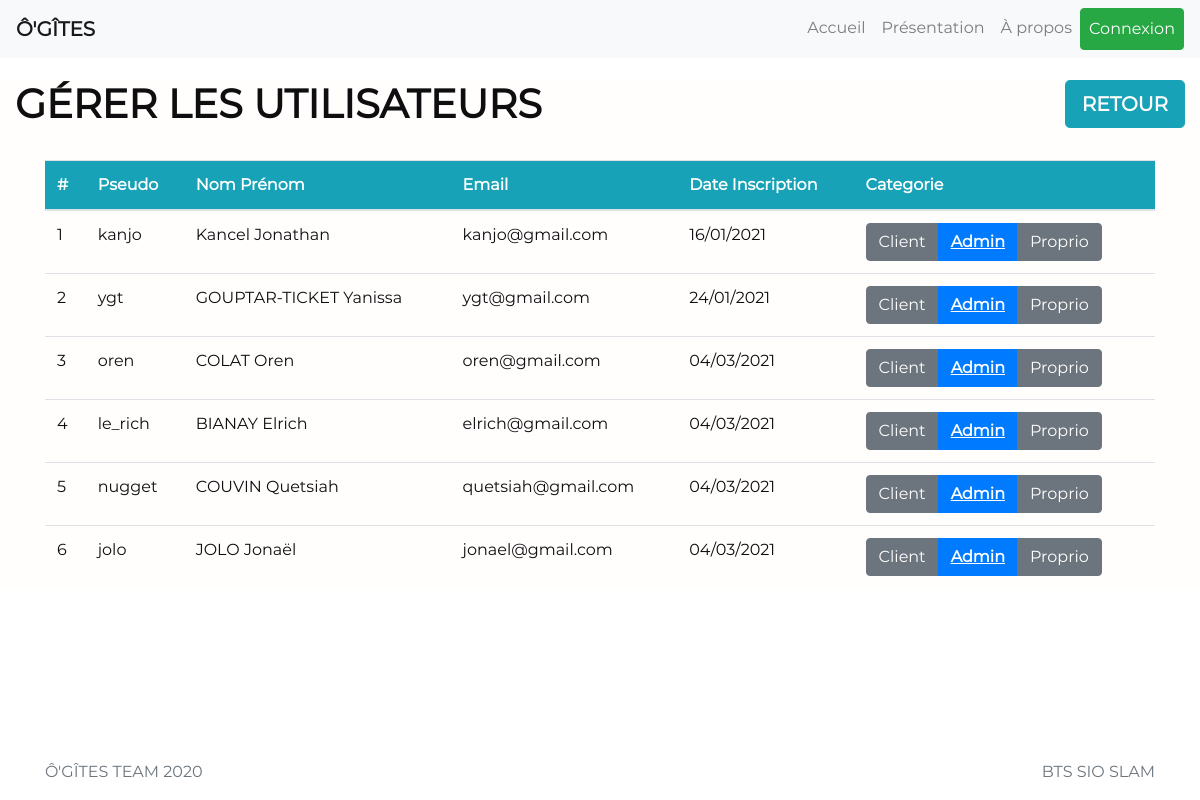
The page /admin/gerer_perm.php on the database as committed earlier.
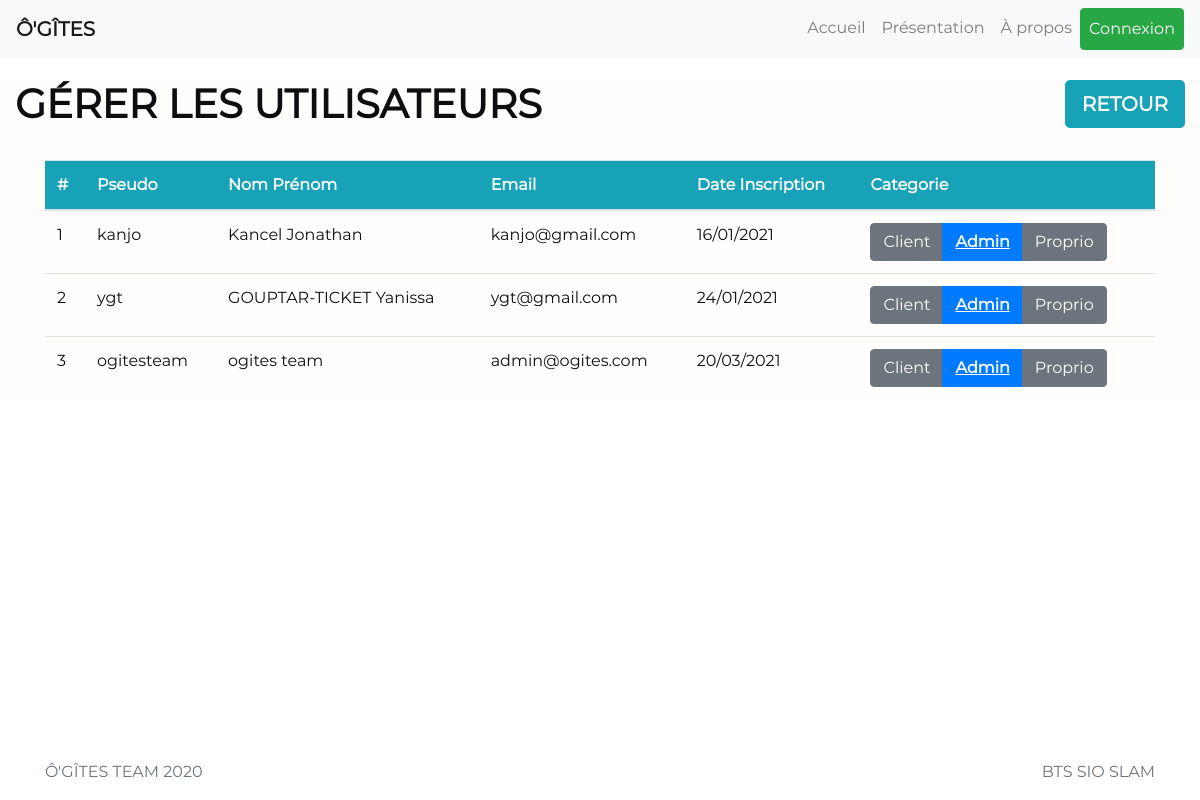
The same page on the database as committed later.
### tables this page shows
CREATE TABLE `users` (
  `id_users` int(11) NOT NULL,
  `pseudo` text NOT NULL,
  `nom` text NOT NULL,
  `prenom` text NOT NULL,
  `email` text NOT NULL,
  `tel` int(11) NOT NULL,
  `mdp` text NOT NULL,
  `date_inscription` date NOT NULL,
  `id_categorie` int(11) NOT NULL
);

### login-system/config.php (called while the page is built, shortened)
<?php
    function bd_connect() {
            try
        {
            $bdd = new PDO('mysql:host=localhost;dbname=ogites2;charset=utf8', 'root', '', array(PDO::ATTR_ERRMODE => PDO::ERRMODE_EXCEPTION));
            return $bdd;
        }
        catch(Exeption $e)
        {
            die('Erreur : ' . $e->getMessage());
        }
    }
    $pdo = bd_connect();
    ?>
    <?php
    function dateFR($date)
    {
      $date = explode('-', $date);
      $date = array_reverse($date);
      $date = implode('/', $date);
      return $date;
    }
    function toFetch($requete)
    {
        global $pdo;
        $Myresult = $pdo->query($requete);
        $Myresult->setFetchMode(PDO::FETCH_ASSOC);
        return $Myresult;
    }
    function toCount($requete)
    {
        $Myresult = toFetch($requete);
        $nb_result = $Myresult->rowCount();
        return $nb_result;
    }
?>

### admin/gerer_perm.php (the view, shortened to what this page needs)
<?php
    require_once 'head.php';
    require_once 'config_admin.php';
    header_admin(0);
?>
<main role="main" class="flex-shrink-0">
    <div class="container-fluid" id="index">
        <h1 style="float: left;"><strong>GÉRER LES UTILISATEURS</strong></h1>
        <a href="index.php" class="btn btn-info btn-lg" style="float: right;"><strong class="white">RETOUR</strong></a>
        <div class="container">
            <?php
            $SQLParam = "SELECT * FROM users ORDER BY date_inscription";
            $response = toFetch($SQLParam);
            $nb_users = toCount($SQLParam);
            if ($nb_users > 0)
            {
            ?>
            <br>
            <table class="table table-hover" style="width: 100%;">
                <thead>
                    <tr class="bg-info">
                        <th class="white">#</th>
                        <th class="white">Pseudo</th>
                        <th class="white">Nom Prénom</th>
                        <th class="white">Email</th>
                        <th class="white">Date Inscription</th>
                        <th class="white">Categorie</th>
                    </tr>
                </thead>
                <tbody>
                    <?php
                    $xc = 1;
                    while ($info_users = $response->fetch())
                    {
                    ?>
                    <tr>
                        <td><?php echo $xc; ?></td>
                        <td><?php echo $info_users["pseudo"] ?></td>
                        <td><?php echo $info_users["nom"] . " " . $info_users["prenom"]; ?></td>
                        <td><?php echo $info_users["email"] ?></td>
                        <td><?php echo datefr($info_users["date_inscription"]) ?></td>
                        <td>
                            <?php
                            $categorie = $info_users["id_categorie"];
                            $id_users = $info_users["id_users"];
                            switch ($categorie)
                            {
                                case 1:
                            ?>
                                <div class="btn-group btn-group-toggle" data-toggle="buttons">
                                    <label class="btn btn-secondary">
                                        <a href="set_client.php?id_users=<?php echo $id_users ?>">Client</a>
                                    </label>
                                    <label class="btn btn-primary" active>
                                        <span class="selected white">Admin</span>
                                    </label>
                                    <label class="btn btn-secondary">
                                        <a href="set_proprio.php?id_users=<?php echo $id_users ?>">Proprio</a>
                                    </label>
                                </div>
                            <?php
                                break;
                            ?>
                            <?php
                            }
                            ?>
                        </td>
                    </tr>
                    <?php
                        $xc++;
                    }
                    ?>
                </tbody>
            </table>
            <?php
            }
            else
            {
            ?>
            <h3 align="center">Aucun utilisateur dans la base de données.</h3>
            <?php
            }
            ?>
        </div>
    </div>
</main>
<?php
	require_once '../javascripts.php';
	require_once '../footer.php';
?>

### admin/head.php (shortened to what this page needs)
<!doctype html>
<html lang="fr" class="h-100">
<head>
    <link rel="stylesheet" href="admin_style.css">
    <link href="https://cdnjs.cloudflare.com/ajax/libs/bootstrap-datepicker/1.7.1/css/bootstrap-datepicker3.css" rel="stylesheet" id="bootstrap-css">
    <link href="../assets/bootstrap-4.2.1-dist/css/bootstrap.min.css" rel="stylesheet">
    <?php
    require_once '../login-system/config.php';
    ?>
    <link href="../css/custom.css" rel="stylesheet">
    <link href="../css/main.css" rel="stylesheet">
    <link href="../font-awesome-4.7.0/css/font-awesome.min.css" rel="stylesheet">
    <link rel="stylesheet" href="../scss/slideshow.scss" />
    <link rel="stylesheet" type="text/css" href="../assets/DataTables/datatables.min.css"/>
</head>
<body class="d-flex flex-column h-100">

### admin/config_admin.php (shortened to what this page needs)
<?php
function header_admin($onglet)
{
?>
    <header>
          <nav class="navbar navbar-expand-md navbar-light bg-light fixed-top">
            <strong><a class="navbar-brand" href="/ogites2/index.php">Ô'GÎTES</a></strong>
            <div class="collapse navbar-collapse" id="navbarsExampleDefault">
                  <ul class="navbar-nav ml-auto">
                    <?php
                    switch ($onglet)
                    {
                        case 0:
                            ?>
                            <li class="nav-item">
                                  <a class="nav-link" href="/ogites2/admin/index.php">Accueil <span class="sr-only">(current)</span></a>
                            </li>
                            <li class="nav-item">
                                  <a class="nav-link" href="/ogites2/presentation.php">Présentation</a>
                            </li>
                            <li class="nav-item">
                                  <a class="nav-link" href="/ogites2/about.php">À propos</a>
                            </li>
                            <?php
                        break;
                            ?>
                            <?php
                    }
                    if (isset($_SESSION['id_users']) AND isset($_SESSION['pseudo']))
                    {
                    ?>
                    <li class="nav-item">
                        <a href="/ogites2/all_reservation.php" class="nav-link">Mes réservations</a>
                    </li>
                    <li class="nav-item">
                        <a class="nav-link" href="/ogites2/login-system/param.php">Mon Compte</a>
                    </li>
                    <li class="nav-item">
                        <a class="nav-link" href="/ogites2/login-system/deconnexion.php"><i class="fa fa-sign-out"></i></a>
                    </li>
                    <?php
                    }
                    else
                    {
                    ?>
                    <li class="nav-item">
                          <a class="nav-link btn btn-success" href="/ogites2/login-system/connexion.php"><span style="color:white;">Connexion</span></a>
                    </li>
                    <?php
                    }
                    ?>
                  </ul>
            </div>
        </nav>
</header>
<?php
}
?>

### javascripts.php (shortened to what this page needs)
<link rel="stylesheet" href="https://cdn.jsdelivr.net/npm/bootstrap-icons@1.4.0/font/bootstrap-icons.css">

### footer.php (shortened to what this page needs)
<footer class="footer mt-auto py-3">
  <div class="container">
    <span class="text-muted" style="float: left;">Ô'GÎTES TEAM 2020</span>
    <span class="text-muted" style="float: right;">BTS SIO SLAM</span>
  </div>
</footer>
  </body>
</html>

### admin/admin_style.css (style rules this page uses)
.white { color:#fff; }

### css/custom.css (style rules this page uses)
body { padding-top: 5rem; }
.footer > .container { padding-right: 15px; padding-left: 15px; }

### css/main.css (style rules this page uses)
* { font-family: 'Montserrat'; color: #0E0E10; }
#index { background-color: #FFFEFC; }

### admin/gerer_perm.php (style rules this page uses)
a { color: #fff; }
.selected { font-weight: bold; text-decoration: underline; }

Rows that differ between the two databases and show on the page:
removed users: pseudo "oren", nom "COLAT", prenom "Oren", email "oren@gmail.com", date_inscription "04/03/2021"
removed users: pseudo "le_rich", nom "BIANAY", prenom "Elrich", email "elrich@gmail.com", date_inscription "04/03/2021"
removed users: pseudo "nugget", nom "COUVIN", prenom "Quetsiah", email "quetsiah@gmail.com", date_inscription "04/03/2021"
removed users: pseudo "jolo", nom "JOLO", prenom "Jonaël", email "jonael@gmail.com", date_inscription "04/03/2021"
added users: pseudo "ogitesteam", nom "ogites", prenom "team", email "admin@ogites.com", date_inscription "20/03/2021"
